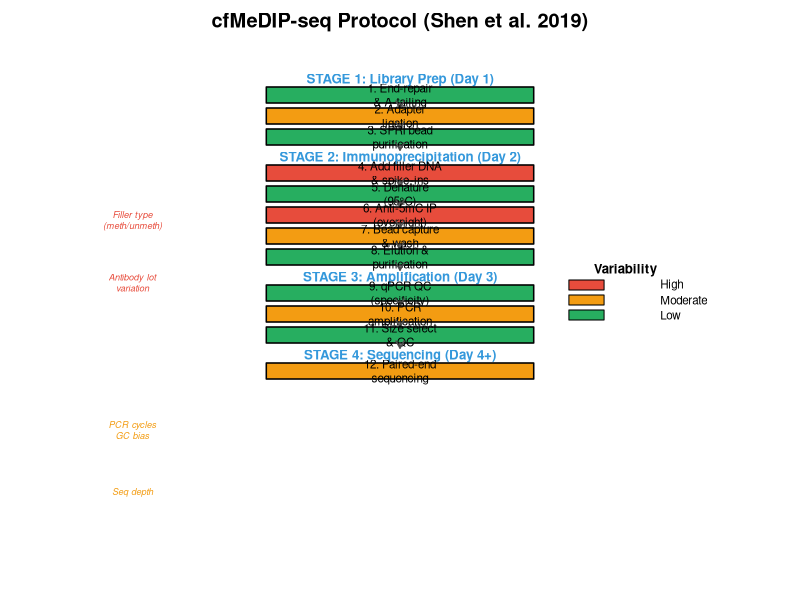

This chart was generated by the following R code:
#!/usr/bin/env Rscript
# cfMeDIP-seq Protocol Flowchart
# Color-coded by variability potential

# Output to PDF
#pdf("/mnt/user-data/outputs/cfMeDIP_Protocol_Flowchart.pdf", width = 8, height = 11)
#pdf("cfMeDIP_Protocol_Flowchart.pdf", width = 8, height = 11)

# Set up plotting area
par(mar = c(1, 1, 2, 1))
plot(NULL, xlim = c(0, 10), ylim = c(0, 100), 
     xlab = "", ylab = "", xaxt = "n", yaxt = "n",
     bty = "n", main = "cfMeDIP-seq Protocol (Shen et al. 2019)")

# Color scheme for variability
col_high <- "#E74C3C"      # Red - HIGH variability
col_mod <- "#F39C12"       # Orange - MODERATE variability  
col_low <- "#27AE60"       # Green - LOW variability
col_stage <- "#3498DB"     # Blue - Stage headers

# Function to draw a box with text
draw_box <- function(x, y, w, h, label, fill_col, text_cex = 0.7) {
  rect(x - w/2, y - h/2, x + w/2, y + h/2, col = fill_col, border = "black", lwd = 1.5)
  text(x, y, label, cex = text_cex, font = 1)
}

# Function to draw arrow between boxes
draw_arrow <- function(x1, y1, x2, y2) {
  arrows(x1, y1, x2, y2, length = 0.08, lwd = 1.5, col = "gray30")
}

# Function to draw stage header
draw_stage <- function(x, y, label) {
  text(x, y, label, cex = 0.8, font = 2, col = col_stage)
}

# Layout parameters
cx <- 5          # Center x
bw <- 3.8        # Box width
bh <- 3.2        # Box height
gap <- 4.2       # Vertical gap between boxes

# Starting y position
y_pos <- 96

# === STAGE 1: Library Preparation ===
draw_stage(cx, y_pos, "STAGE 1: Library Prep (Day 1)")
y_pos <- y_pos - 3

draw_box(cx, y_pos, bw, bh, "1. End-repair\n& A-tailing", col_low)
y_pos <- y_pos - gap
draw_arrow(cx, y_pos + gap - bh/2, cx, y_pos + bh/2)

draw_box(cx, y_pos, bw, bh, "2. Adapter\nligation", col_mod)
y_pos <- y_pos - gap
draw_arrow(cx, y_pos + gap - bh/2, cx, y_pos + bh/2)

draw_box(cx, y_pos, bw, bh, "3. SPRI bead\npurification", col_low)
y_pos <- y_pos - gap - 1
draw_arrow(cx, y_pos + gap + 1 - bh/2, cx, y_pos + bh/2 + 1)

# === STAGE 2: Immunoprecipitation ===
draw_stage(cx, y_pos + 1, "STAGE 2: Immunoprecipitation (Day 2)")
y_pos <- y_pos - 2

draw_box(cx, y_pos, bw, bh, "4. Add filler DNA\n& spike-ins", col_high)
y_pos <- y_pos - gap
draw_arrow(cx, y_pos + gap - bh/2, cx, y_pos + bh/2)

draw_box(cx, y_pos, bw, bh, "5. Denature\n(95°C)", col_low)
y_pos <- y_pos - gap
draw_arrow(cx, y_pos + gap - bh/2, cx, y_pos + bh/2)

draw_box(cx, y_pos, bw, bh, "6. Anti-5mC IP\n(overnight)", col_high)
y_pos <- y_pos - gap
draw_arrow(cx, y_pos + gap - bh/2, cx, y_pos + bh/2)

draw_box(cx, y_pos, bw, bh, "7. Bead capture\n& wash", col_mod)
y_pos <- y_pos - gap
draw_arrow(cx, y_pos + gap - bh/2, cx, y_pos + bh/2)

draw_box(cx, y_pos, bw, bh, "8. Elution &\npurification", col_low)
y_pos <- y_pos - gap - 1
draw_arrow(cx, y_pos + gap + 1 - bh/2, cx, y_pos + bh/2 + 1)

# === STAGE 3: Amplification ===
draw_stage(cx, y_pos + 1, "STAGE 3: Amplification (Day 3)")
y_pos <- y_pos - 2

draw_box(cx, y_pos, bw, bh, "9. qPCR QC\n(specificity)", col_low)
y_pos <- y_pos - gap
draw_arrow(cx, y_pos + gap - bh/2, cx, y_pos + bh/2)

draw_box(cx, y_pos, bw, bh, "10. PCR\namplification", col_mod)
y_pos <- y_pos - gap
draw_arrow(cx, y_pos + gap - bh/2, cx, y_pos + bh/2)

draw_box(cx, y_pos, bw, bh, "11. Size select\n& QC", col_low)
y_pos <- y_pos - gap - 1
draw_arrow(cx, y_pos + gap + 1 - bh/2, cx, y_pos + bh/2 + 1)

# === STAGE 4: Sequencing ===
draw_stage(cx, y_pos + 1, "STAGE 4: Sequencing (Day 4+)")
y_pos <- y_pos - 2

draw_box(cx, y_pos, bw, bh, "12. Paired-end\nsequencing", col_mod)

# === LEGEND ===
legend_x <- 8.2
legend_y <- 50

text(legend_x, legend_y + 8, "Variability", font = 2, cex = 0.8)
rect(legend_x - 0.8, legend_y + 4, legend_x - 0.3, legend_y + 6, col = col_high, border = "black")
text(legend_x + 0.5, legend_y + 5, "High", cex = 0.7, adj = 0)
rect(legend_x - 0.8, legend_y + 1, legend_x - 0.3, legend_y + 3, col = col_mod, border = "black")
text(legend_x + 0.5, legend_y + 2, "Moderate", cex = 0.7, adj = 0)
rect(legend_x - 0.8, legend_y - 2, legend_x - 0.3, legend_y, col = col_low, border = "black")
text(legend_x + 0.5, legend_y - 1, "Low", cex = 0.7, adj = 0)

# Key variability notes on left side
note_x <- 1.2
text(note_x, 68, "Filler type\n(meth/unmeth)", cex = 0.55, col = col_high, font = 3)
text(note_x, 55.5, "Antibody lot\nvariation", cex = 0.55, col = col_high, font = 3)
text(note_x, 26, "PCR cycles\nGC bias", cex = 0.55, col = col_mod, font = 3)
text(note_x, 13.5, "Seq depth", cex = 0.55, col = col_mod, font = 3)

dev.off()

#cat("Flowchart saved to /mnt/user-data/outputs/cfMeDIP_Protocol_Flowchart.pdf\n")

